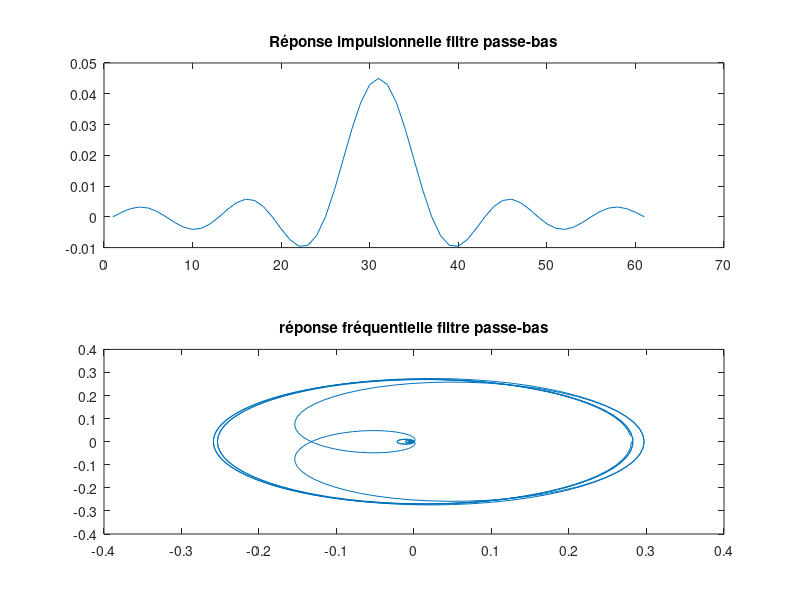
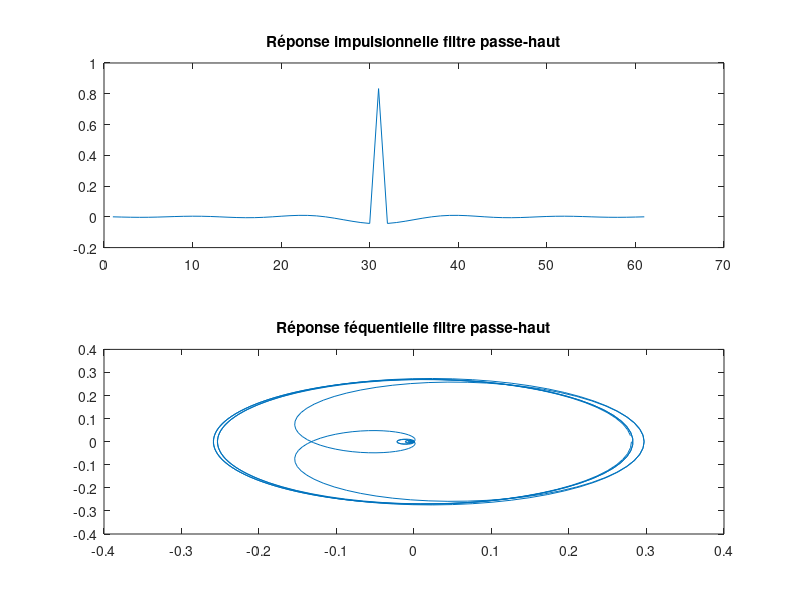
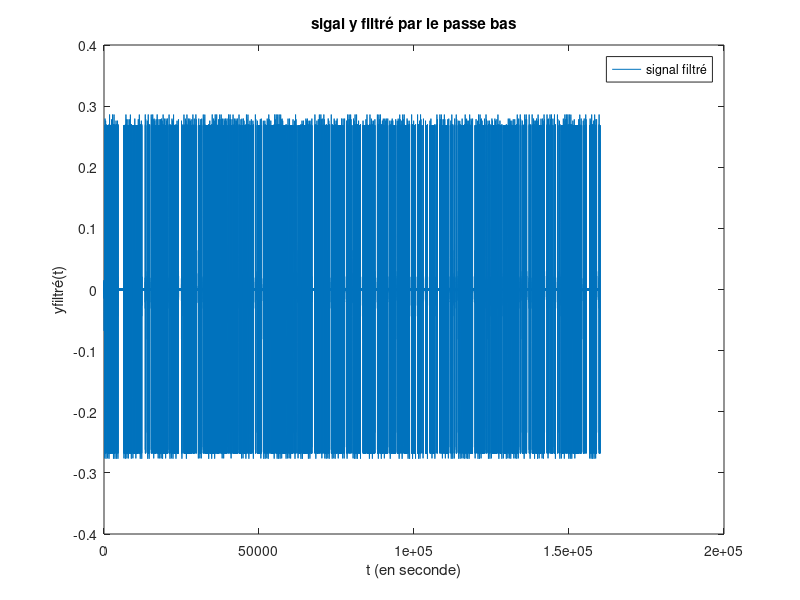
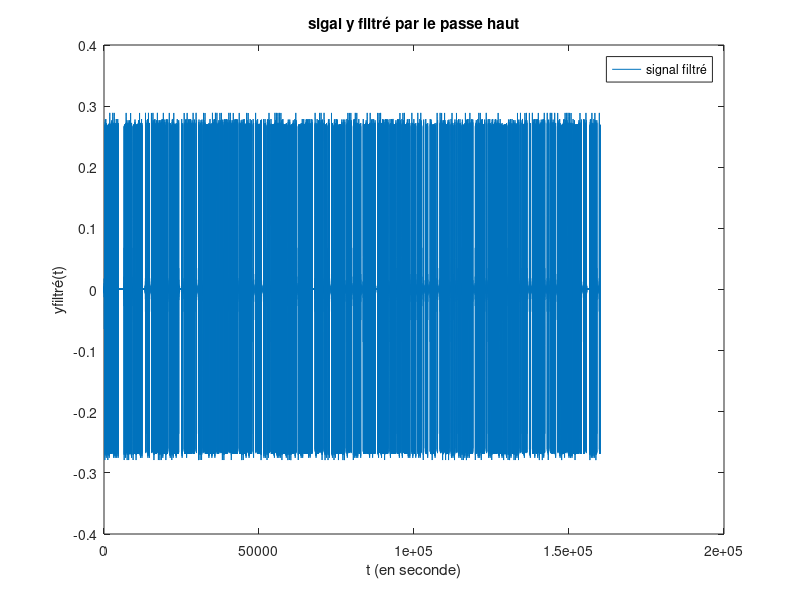

Write the MATLAB code that produced these figures, in order.
clc;
clear all;
close all;

fc = 1080;
delta_f = 100;
f0 = 6000;
f1 = 2000; %changement de valeur poar rapport à l'énoncé
fe = 48000;
Te = 1/fe;
Rb = 300; %Débit binaire
Tb = 1/Rb;
Ts = Tb;
Ns = floor((Ts)/(Te)); %floor partie entière

bits = randi([0,1],1,1000);
NRZ = kron(bits, ones(1,Ns));
N = length(NRZ);
t = 0:Te:(N-1)*Te;

phi0 = rand*2*pi;
phi1 = rand*2*pi;
x = (1-NRZ).*cos(2*pi*f0*t+phi0)+NRZ.*cos(2*pi*f1*t+phi1);

Px = mean(abs(x).^2);
SNRdb = 50;
Pb = Px/(10^(SNRdb/10));
sigma = sqrt(Pb);
bruitG = sigma*rand(1,N);
y = x + bruitG;

%% 5 Démodulation par filtrage
%synthèse du filtre passe-bas
F0 = 6000;
F1 = 2000;
Fc = (F0+F1)/2; %la fréquence de coupure est la moyenne car est entre F0 et F1
FcTile = Fc/fe;
ordre = 61;
tN = -(ordre-1)/2:(ordre-1)/2;
hPB = 2*fc/fe*sinc(2*Fc/fe*tN); %la transformée de fourrier est une porte
%HPH = 1 - HPB donc la transformée iinverse est hPH = dirac - hPB
HPH = fft(hPB, 2024);
hPH = -hPB;
hPH((ordre+1)/2) = 1 -2*FcTile;
%hPH = 1 - 
%HPH = 1-2*FcTile;

figure(5)
subplot(2,1,1); plot(hPB)

title("Réponse impulsionnelle filtre passe-bas")

subplot(2,1,2); plot (HPH)
title("réponse fréquentielle filtre passe-bas")


figure(6)
subplot(2,1,1); plot(hPH)
title("Réponse impulsionnelle filtre passe-haut")
subplot(2,1,2); plot(HPH)
title("Réponse féquentielle filtre passe-haut")




% 5.5

% Réalisation du filtrage passe-bas

signalfiltre = filter(hPB,1,y);


figure(7)
plot(signalfiltre)
title("sigal y filtré par le passe bas")
legend("signal filtré")
ylabel('yfiltré(t)')
xlabel('t (en seconde)')

s = reshape(signalfiltre,Ns,1000);
energie = sum(abs(s).^2,1);
seuil_K = (max(energie)-min(energie))/2;
detection = energie > seuil_K;


diff = bits - detection;
taux_erreur_binaire = length(find(bits - detection ~= 0))/ 1000;


% Changement de l'odre du filtre à 201

ordre2 = 201;
tN2 = -(ordre2-1)/2:(ordre2-1)/2;
hPB2 = 2*fc/fe*sinc(2*Fc/fe*tN2);
signalfiltre2 = filter(hPB2,1,y);

figure(8)
plot(signalfiltre2)
title("sigal y filtré par le passe haut")
legend("signal filtré")
ylabel('yfiltré(t)')
xlabel('t (en seconde)')

s = reshape(signalfiltre2,Ns,1000);
energie = sum(abs(s).^2,1);
seuil_K = (max(energie)-min(energie))/2;
detection = energie > seuil_K;


diff = bits - detection;
taux_erreur_binaire = length(find(bits - detection ~= 0))/ 1000;

% On trouve TEB ~= 1/2 donc pas bon du tout
% Vu le grand ordre du filtre il faut gérer le retard 

ordre2 = 201;
tN2 = -(ordre2-1)/2:(ordre2-1)/2;
hPB2 = 2*fc/fe*sinc(2*Fc/fe*tN2);

signalfiltre2 = filter(hPB2,1,[y,zeros(1,(ordre2-1)/2)]);
signalfinal2 = signalfiltre2((ordre2-1)/2: end);

%s = reshape(signalfinal2,Ns,1000);
%energie = sum(abs(s).^2,1);
%seuil_K = (max(energie)-min(energie))/2;
%detection = energie > seuil_K;

%diff = bits - detection;
%taux_erreur_binaire = length(find(bits - detection ~= 0))/ 1000;


